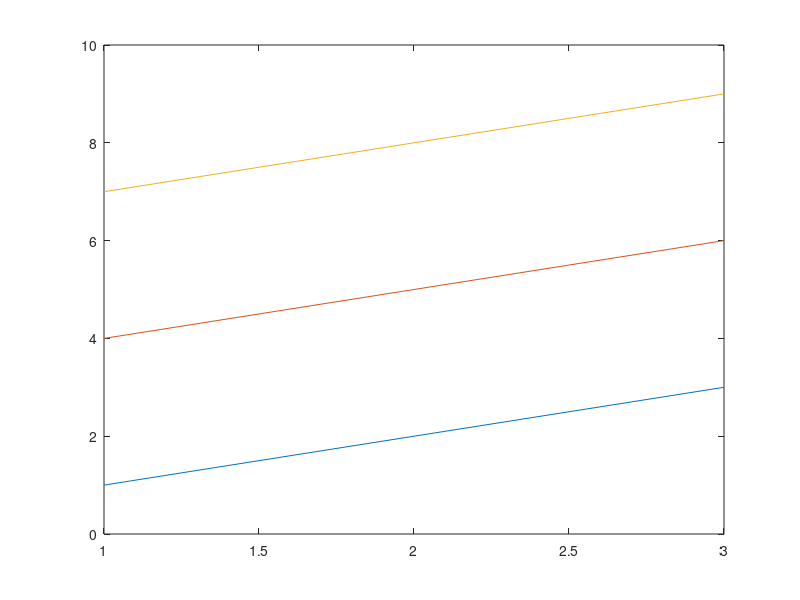

Recreate this plot in MATLAB.
% Array Addition
a = [1 2 3 4];
b = [5 6 7 8];

c = a + b;
d = a - b;

% Matrix Addition and Multiplication

A = [1 2 3; 4 5 6; 7 8 9; ];
B = [ 10 11 12; 13 14 15; 16 17 19 ];

C = A + B;
D = A * B;

% Transpose a Matrix

E = A';

% Rank of a Matrix

F = rank(A);

plot(c)

plot(d)

plot(C)

plot(D)

plot(E)